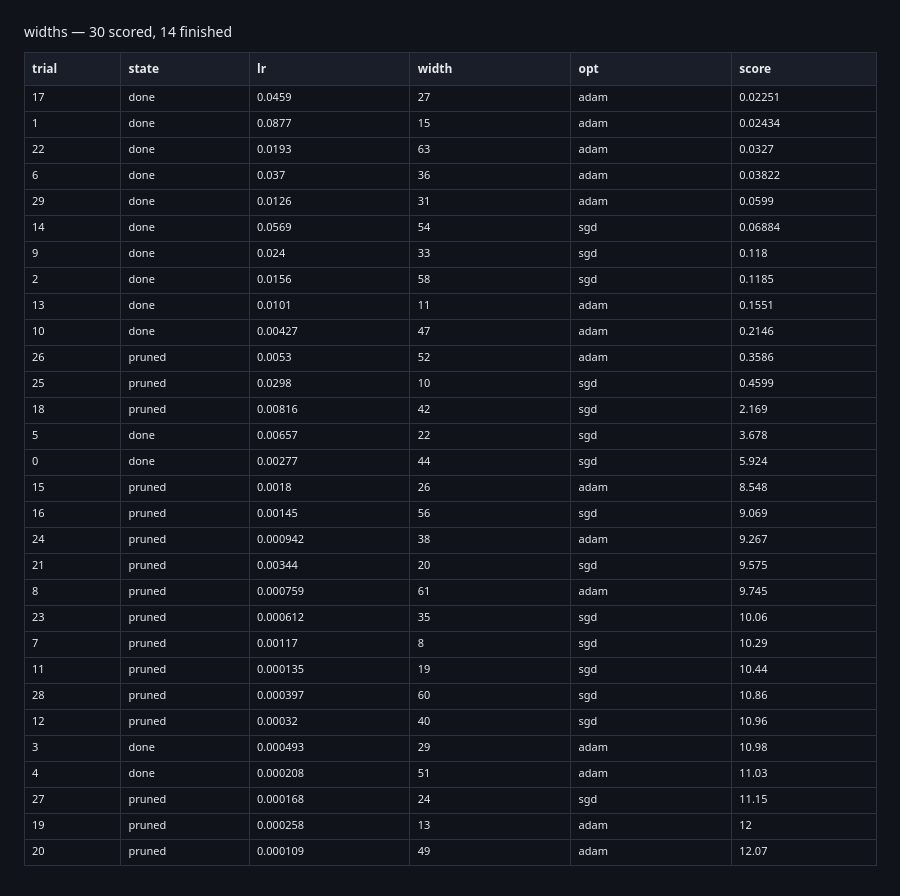

Here is the notebook cell this chart was saved with:
### Markdown cell above
## The table of results

`trials` is one scan and no fetches — the configuration and the score are both
in the record, which is what makes a study readable from a machine that ran
none of it. `table` draws exactly that.

**A pruned score is not comparable with a finished one.** It is real, and it
was measured after fewer epochs, so ranking the two together says a trial that
was stopped early did badly when all that is known is that it was stopped. The
table shows both with their state; `influence` and `coordinates` below use only
the ones that ran to the end, and that is why `finished` leaves pruned trials
out too.

### Code cell
table(store, space, study=STUDY)

### Figure 1 — Plotly figure (JSON) as saved in the notebook; plotly's stock layout.template omitted (floating-point values rounded to 4 significant figures; data arrays with more than 128 entries replaced by an {"elided": "..."} marker saying what was removed)
{"data": [{"cells": {"align": "left", "fill": {"color": "#101319"}, "font": {"color": "#e7e9ef", "size": 11}, "height": 26, "line": {"color": "#2c3242"}, "values": {"elided": "6x30 mixed values"}}, "columnwidth": [0.6, 0.8, 1.0, 1.0, 1.0, 0.9], "header": {"align": "left", "fill": {"color": "#1a1e28"}, "font": {"color": "#e7e9ef", "size": 12}, "height": 30, "line": {"color": "#2c3242"}, "values": ["<b>trial</b>", "<b>state</b>", "<b>lr</b>", "<b>width</b>", "<b>opt</b>", "<b>score</b>"]}, "type": "table"}], "layout": {"font": {"color": "#e7e9ef", "family": "system-ui, -apple-system, Segoe UI, Roboto, sans-serif", "size": 12}, "height": 896, "hoverlabel": {"align": "left", "bgcolor": "#1a1e28", "bordercolor": "#2c3242", "font": {"color": "#e7e9ef", "family": "system-ui, -apple-system, Segoe UI, Roboto, sans-serif"}}, "legend": {"bgcolor": "rgba(0,0,0,0)", "font": {"color": "#868ea3"}, "orientation": "h", "x": 1, "xanchor": "right", "y": 1.02, "yanchor": "bottom"}, "margin": {"b": 16, "l": 24, "r": 24, "t": 52}, "paper_bgcolor": "#101319", "plot_bgcolor": "#101319", "title": {"font": {"size": 14}, "text": "widths — 30 scored, 14 finished", "x": 0, "xanchor": "left", "xref": "paper", "y": 0.97, "yanchor": "top"}}}
